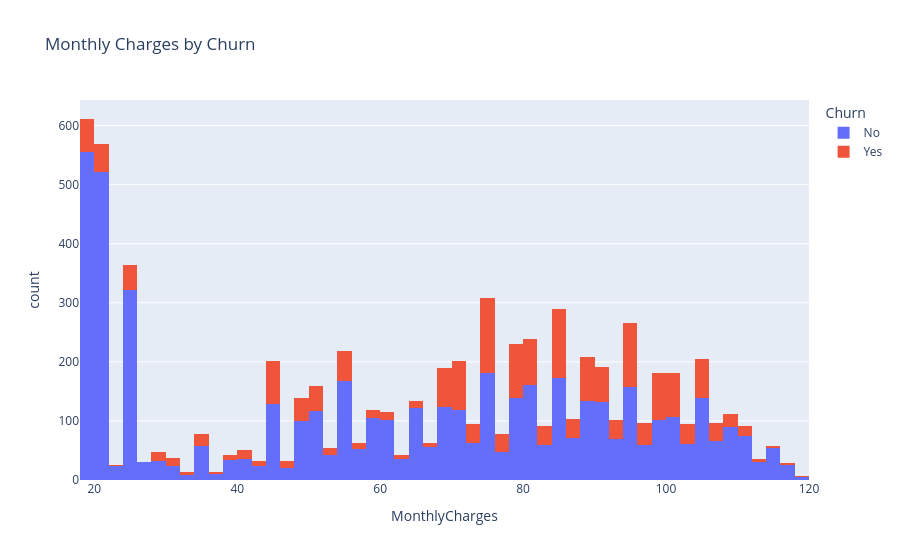

Notebook cell for this chart:
### Code cell
fig = px.histogram(
    df,
    x="MonthlyCharges",
    color="Churn",
    title="Monthly Charges by Churn"
)

fig.show()

### Figure 1 — Plotly figure (JSON) as saved in the notebook; plotly's stock layout.template omitted (floating-point values rounded to 4 significant figures; data arrays with more than 128 entries replaced by an {"elided": "..."} marker saying what was removed)
{"data": [{"bingroup": "x", "hovertemplate": "Churn=No<br>MonthlyCharges=%{x}<br>count=%{y}<extra></extra>", "legendgroup": "No", "marker": {"color": "#636efa", "pattern": {"shape": ""}}, "name": "No", "orientation": "v", "showlegend": true, "type": "histogram", "x": {"elided": "5163 float values"}, "xaxis": "x", "yaxis": "y"}, {"bingroup": "x", "hovertemplate": "Churn=Yes<br>MonthlyCharges=%{x}<br>count=%{y}<extra></extra>", "legendgroup": "Yes", "marker": {"color": "#EF553B", "pattern": {"shape": ""}}, "name": "Yes", "orientation": "v", "showlegend": true, "type": "histogram", "x": {"elided": "1869 float values"}, "xaxis": "x", "yaxis": "y"}], "layout": {"barmode": "relative", "legend": {"title": {"text": "Churn"}, "tracegroupgap": 0}, "title": {"text": "Monthly Charges by Churn"}, "xaxis": {"anchor": "y", "domain": [0, 1], "title": {"text": "MonthlyCharges"}}, "yaxis": {"anchor": "x", "domain": [0, 1], "title": {"text": "count"}}}}
